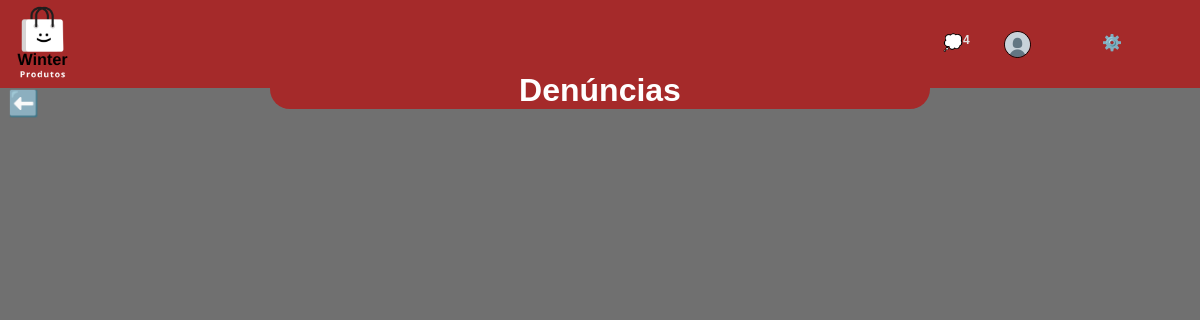
Before: /Admin/denuncias.php with the older database file.
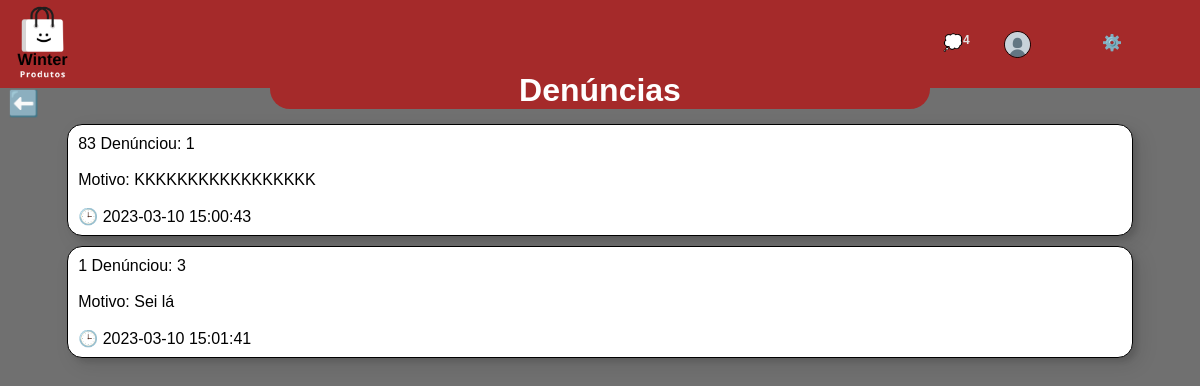
After: the same page with the newer database file.
### tables this page shows
CREATE TABLE `denuncias` (
  `idDenuncia` int(11) NOT NULL,
  `idUser` int(11) NOT NULL,
  `idDenunciado` int(11) NOT NULL,
  `motivo` varchar(255) NOT NULL,
  `idAnuncio` int(11) NOT NULL,
  `idChat` int(11) NOT NULL,
  `tipoDenuncia` varchar(255) NOT NULL,
  `print` int(11) NOT NULL,
  `dataDenuncia` datetime NOT NULL DEFAULT current_timestamp()
);

### Admin/conexao.php (called while the page is built, shortened)
<?php $mysqli = new mysqli("localhost", "root", "", "winter");
	$queryDenuncias = "SELECT * FROM denuncias";

### Admin/denuncias.php (the view, shortened to what this page needs)
<?php include_once 'conexao.php';
$titulo = "Denúncias";
include_once '../Include_once/head.php';
$resultadoDenuncias = $conn->query($queryDenuncias);
?>
<body>
    <?php
    foreach ($resultadoDenuncias as $denuncias) { ?>
        <div class="denuncias">
            <div id="denuncia">
                <?php echo $denuncias['idUser']; ?> Denúnciou: <?php echo $denuncias['idDenuncia']; ?>
                <br><br>
                Motivo: <?php echo $denuncias['motivo']; ?> <br><br>
                🕒 <?php echo $denuncias['dataDenuncia']; ?>
            </div>
        </div>
    <?php } ?>
</body>
</html>

### Include_once/head.php (shortened to what this page needs)
<?php include_once '../Include_once/conexao.php';
if ($logo == null) {
    $logo = "../img/1.png";
}
?>
<!DOCTYPE html>
<html lang="en">
<head>
    <link rel="stylesheet" type="text/css" href="../style.css">
    <link rel="stylesheet" href="https://cdnjs.cloudflare.com/ajax/libs/font-awesome/4.7.0/css/font-awesome.min.css">
</head>
<div class="header">
    <a href="../PHP/index.php"><img src=<?php echo $logo ?> alt="" id="logo"></a>
    <h1 class="title" id="titulo"><?php echo $titulo ?></h1>
</div>
<nav role='navigation' class="menu">
    <ul>
        <?php
        $semLogin = "Conecta-se ➡️";
        if ($_SESSION['user'] == $semLogin) { ?>
        <?php } else { ?>
            <li><a href="../PHP/conta.php?idPag=1" title="Mensagens">💭<div class="mensagensNaoLidas">4</div></a></li>
        <?php } ?>
        <li class="menu-hasdropdown">
            <a href="#">
                ?><img src="../uploads/<?= $_SESSION['fotoPerfil'] ?>" class="miniFotoPerfil" />
            </a>
        </li>
        <li class="menu-hasdropdown">
            <a href="#" id="config">⚙️ </a>
        </li>
    </ul>
</nav><br><br>
<a href="javascript:history.back()" id="voltar">⬅️</a>

### style.css (style rules this page uses)
:root { --boxShadow: inset 2px 2px 2px 0px rgba(255, 255, 255, .5), 7px 7px 20px 0px rgba(0, 0, 0, .1), 4px 4px 5px 0px rgba(0, 0, 0, .1); --scrollcolor: #fff; --scrollbackground: #141e27; }
#logo { z-index: 2; margin-top: 15px; position: relative; height: 85%; border-radius: 10px; }
.header { color: #000000; background-color: brown; padding: auto; margin-top: -20px; margin-left: -8px; margin-right: -8px; height: 100px; width: auto; font-family: 'Lucida Sans', 'Lucida Sans Regular', 'Lucida Grande', 'Lucida Sans Unicode', Geneva, Verdana, sans-serif; }
.menu { padding-right: 40px; }
.menu ul { z-index: 2; border-radius: 10px; margin-top: -70px; float: right; padding: 0; list-style: none; }
.menu, .menu a { color: #e2e2e2; text-decoration: none; }
.menu a { display: flex; white-space: nowrap; padding: 15px 30px; transition: all .3s ease; }
.menu>ul>li { display: inline-block; }
.menu-hasdropdown { position: relative; }
.miniFotoPerfil { border-radius: 100%; width: 25px; height: 25px; object-fit: cover; object-position: 50% 50%; border: 1px solid #000000; vertical-align: middle; position: absolute; margin-left: -30px; margin-top: -3px; }
#voltar { margin-top: -35px; font-size: 25px; position: fixed; z-index: 2; }
.mensagensNaoLidas { font-size: 12px; font-weight: bold; }
body { background-color: rgb(112, 112, 112); min-height: 100%; }
a { text-decoration: none; }
* { outline: 0; font-family: sans-serif }
html { scroll-behavior: smooth; }
.title { transition: all 0.2s ease; margin-top: -20px; color: #fff; display: grid; margin-left: auto; margin-right: auto; justify-content: space-evenly; text-align: center; }
#titulo.title { background-color: brown; width: 55%; position: relative; border-radius: 0px 0px 20px 20px; }
.denuncias { display: flex; width: 90%; margin: 0 auto; }
#denuncia { background-color: white; color: black; border-radius: 15px; width: 100%; height: 90px; margin-bottom: 10px; padding: 10px; box-shadow: var(--boxShadow); border: 1px solid; }

Changed rows visible on the page:
added denuncias: idUser "83", idDenuncia "1", motivo "KKKKKKKKKKKKKKKKK", dataDenuncia "2023-03-10 15:00:43"
added denuncias: idUser "1", idDenuncia "3", motivo "Sei lá", dataDenuncia "2023-03-10 15:01:41"
